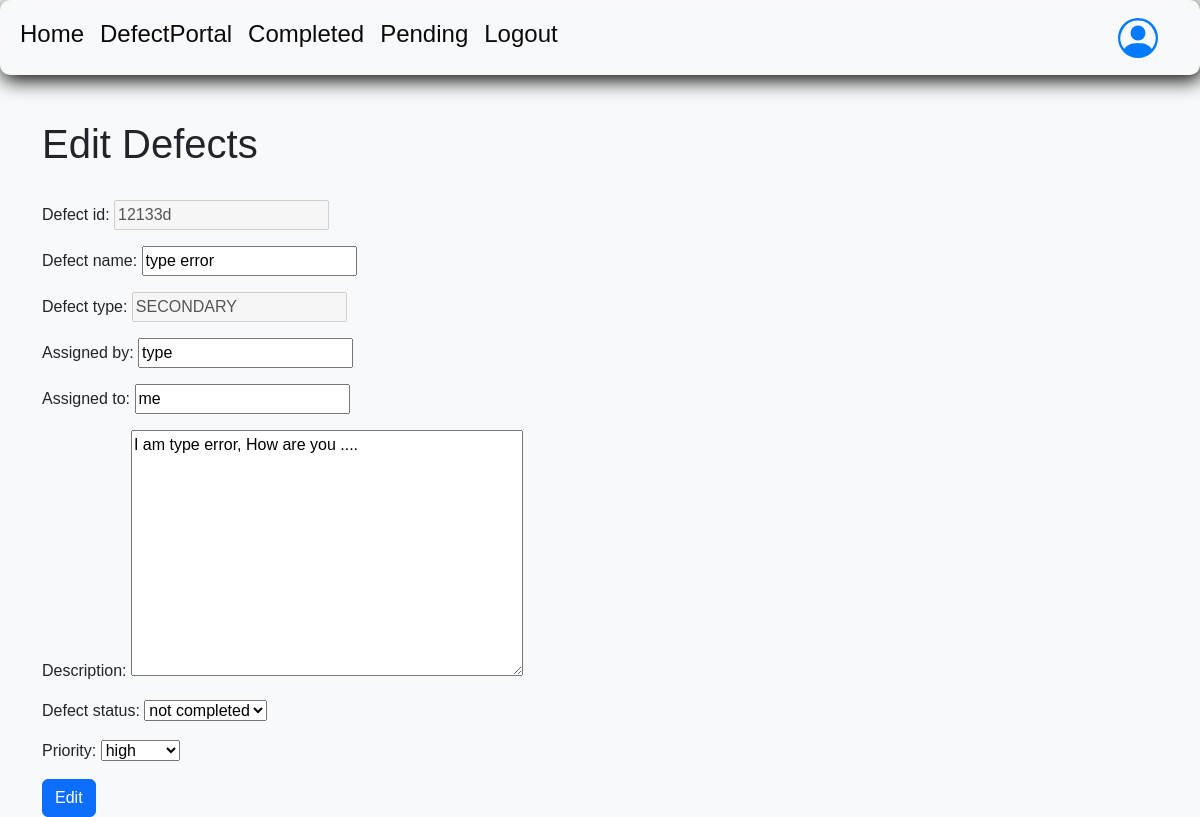
Screenshot of /defects/edit/5/ (signed in) with the database file from the repository.
### DefectsPortal/models.py (models this page shows, shortened)
class Defect(models.Model):
    defect_id = models.CharField(max_length=100)
    defect_name = models.CharField(max_length=100)
    defect_type = models.CharField(max_length=100, choices=DEFECTS_TYPES, default='PRIMARY')
    assigned_by = models.CharField(max_length=100)
    assigned_to = models.CharField(max_length=100)
    description = models.TextField()
    defect_status = models.CharField(max_length=100, choices=DEFECTS_STATUS, default='NOT COMPLETED')
    priority = models.CharField(max_length=100, choices=DEFECTS_PRIORITY, default='HIGH')

### DefectsPortal/views.py (the view)
# urls.py: path('edit/<int:id>/', views.update_defects, name='edit'),  # Updated URL pattern
@login_required(login_url='login')
def update_defects(request, id=0):
    defect = Defect.objects.get(id=id)
    form = Defect_Edit_Form(instance=defect)
    if request.method == 'POST':
        form = Defect_Edit_Form(request.POST, instance=defect)
        if form.is_valid():
            form.save()
            return redirect('defect')
    return render(request, 'defects/edit_defects.html', {'form': form})

### DefectsPortal/forms.py
class Defect_Edit_Form(forms.ModelForm):
    defect_id = forms.CharField(max_length=100,disabled=True)
    defect_type = forms.CharField(disabled=True)
    class Meta:
        model = Defect
        fields = "__all__"

### templates/defects/edit_defects.html (shortened to what this page needs)
{% extends "defects/defect.html" %}
{% block contents %}
<div class="container">
    <div class="jumbotron">
        <h1>Edit Defects</h1>
        <br>
        <form method="POST">
            <div class="form-group">
                {{ form.as_p }}
                <button type="submit" class="btn btn-primary">Edit</button>
            </div>
        </form>
    </div>
</div>
{% endblock contents %}

### templates/defects/defect.html (style rules this page uses)
body { font-family: Arial, sans-serif; background-color: #f8f9fa; margin: 0; padding: 0; }
.container { margin-top: 120px; }

### rows the page displays
Defect: defect_id "12133d", defect_name "type error", defect_type "SECONDARY", assigned_by "type", assigned_to "me", description "I am type error, How are you ....", defect_status "not completed", priority "high"
